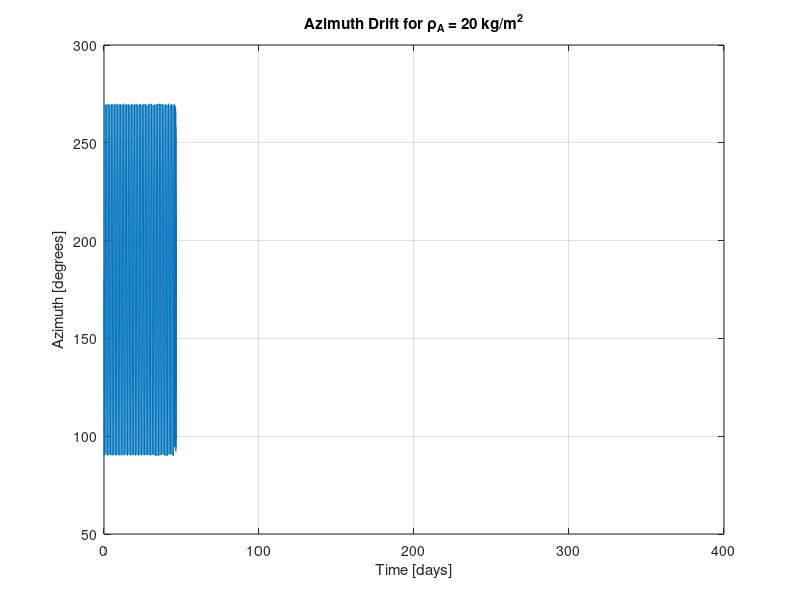

MATLAB code for this plot:
function minimum_area_density

% --- Step 1: 초기 설정 및 정지궤도(GEO) 조건 적용 ---
mu = 398600.4418; % 지구 중력 변수 [km^3/s^2]
dt = 600; % 시간 간격 [s], 1년은 길기 때문에 간격을 늘려줍니다 (예: 10분)

% 정지궤도(GEO) 초기 조건 (이전 답변에서 계산한 값)
r0 = 42164.14;       % 초기 거리 [km]
theta0 = -84.39738 * (pi/180); % 초기 각도 [rad], 애틀랜타 경도
vr0 = 0;             % 초기 레이디얼 속도 [km/s]
omega_geo = 7.2921e-5; % 지구 자전 각속도 [rad/s]
v_theta0 = r0 * omega_geo; % 초기 접선 속도 [km/s]

% 시뮬레이션 시간 설정 (1년)
one_year_in_seconds = 365.25 * 24 * 3600;
sim_time = one_year_in_seconds;
n_steps = ceil(sim_time / dt);

% 변수 초기화
r = r0;
theta = theta0;
delta_r = vr0 * dt;
delta_theta = (v_theta0 / r) * dt;

% 결과 저장을 위한 history 배열 초기화
r_history = zeros(n_steps+1, 1);
theta_history = zeros(n_steps+1, 1);
r_history(1) = r;
theta_history(1) = theta;


% --- Step 2: 태양압 모델 변수 추가 ---
rho_A = 20; % 위성의 면적 밀도 [kg/m^2] (과제의 첫 질문을 풀기 위해 이 값을 바꿔가며 테스트)
alpha_r = 0.5; % 유효 반사율 (가정)
solar_const = 9.08e-9; % 태양압 상수 [kN/m^2] 또는 [km*kg/m^2/s^2]

% 가속도 계산 상수 (단위: km/s^2)
% a_solar = (solar_const * alpha_r) / rho_A; 이 계산은 루프 안에서 수행합니다.
% 1 kN/kg = 1 km/s^2 이므로 단위 변환이 간단합니다.

% 1년에 대한 각속도 (태양의 공전 효과)
omega_yr = 2*pi / one_year_in_seconds; % [rad/s]

% --- Step 3: 메인 루프 수정 ---
for n = 1:n_steps
    % 현재 시간 계산
    t = n * dt;

    % --- 태양압 계산 시작 ---
    a_solar = (solar_const * alpha_r) / rho_A; % 태양압 가속도 크기 [km/s^2]
    
    alpha_sun = omega_yr * t; % 현재 시간에서의 태양의 각도 [rad] (초기 각도 0으로 가정)
    psi = alpha_sun - theta;  % 위성과 태양 사이의 상대 각도 [rad]
    
    a_r = a_solar * cos(psi);     % 레이디얼(radial) 성분 가속도
    a_theta = a_solar * sin(psi); % 접선(tangential) 성분 가속도
    % --- 태양압 계산 종료 ---

    % Position update (기존과 동일)
    r_next = r + delta_r;
    theta_next = theta + delta_theta;
    
    % Delta update (★여기가 핵심 수정 부분★)
    r_mid = r + 0.5*delta_r;
    
    % 기존 업데이트 식에 태양압 가속도 항(a_r) 추가
    delta_r_next = delta_r + (r_mid*(delta_theta^2) - (mu/(r^2))*dt^2 + a_r*dt^2);
    
    % 기존 업데이트 식에 태양압 가속도 항(a_theta) 추가
    delta_theta_next = delta_theta - (2*delta_r*delta_theta / r_mid) + (a_theta/r_mid)*dt^2;

    % Status update (기존과 동일)
    r = r_next;
    theta = theta_next;
    delta_r = delta_r_next;
    delta_theta = delta_theta_next;
    
    % Save (기존과 동일)
    r_history(n+1) = r;
    theta_history(n+1) = theta;
end

% --- Step 4: 결과 분석 - 관측각 계산 ---
% 지상국(ES) 위치 - Van Leer 좌표 (라디안으로 변환)
L_e = 33.7758 * (pi/180); % 지상국 위도
l_e = -84.39738 * (pi/180); % 지상국 경도

% 위성 직하점(SSP) 위치 계산
% 정지궤도이므로 위성 위도 L_s는 항상 0 입니다.
L_s = 0; 
% 위성 경도 l_s는 시뮬레이션의 theta와 같습니다.
l_s_history = theta_history;

% 방위각(Azimuth) 저장을 위한 배열
azimuth_history = zeros(n_steps+1, 1);

for i = 1:(n_steps+1)
    l_s = l_s_history(i);
    
    % 중심각 gamma 계산
    cos_gamma = sin(L_s)*sin(L_e) + cos(L_s)*cos(L_e)*cos(l_s - l_e);
    gamma = acos(cos_gamma);

    % 초기 방위각 alpha 계산
    sin_alpha_num = sin(abs(l_e - l_s)) * cos(L_s);
    sin_alpha = sin_alpha_num / sin(gamma);
    % MATLAB의 asin은 -pi/2 ~ pi/2 범위의 값을 반환하므로 주의
    alpha = asin(sin_alpha);

    % 사분면 판단 및 최종 방위각 Az 계산
    % 위성은 항상 적도(L_s=0)에 있으므로 지상국(북반구)보다 남쪽에 있습니다.
    % 위성 경도(l_s)가 지상국 경도(l_e)보다 크면 동쪽, 작으면 서쪽입니다.
    if l_s > l_e  % 남동쪽 (South & East)
        Az = pi - alpha;
    else % 남서쪽 (South & West)
        Az = pi + alpha;
    end
    azimuth_history(i) = Az * (180/pi); % 결과를 도(degree)로 저장
end

% 1년간의 총 방위각 변화량 계산
initial_azimuth = azimuth_history(1);
final_azimuth = azimuth_history(end);
azimuth_drift = final_azimuth - initial_azimuth;

fprintf('Area Density (rho_A): %.2f kg/m^2\n', rho_A);
fprintf('Initial Azimuth: %.4f degrees\n', initial_azimuth);
fprintf('Final Azimuth: %.4f degrees\n', final_azimuth);
fprintf('Total Azimuth Drift over 1 year: %.4f degrees\n', azimuth_drift);

% 이제 그래프는 궤도 대신 시간-방위각 그래프를 그릴 수 있습니다.
figure;
time_axis = (0:n_steps) * dt / (24 * 3600); % 시간을 일(day) 단위로
plot(time_axis, azimuth_history);
grid on;
xlabel('Time [days]');
ylabel('Azimuth [degrees]');
title(['Azimuth Drift for \rho_A = ', num2str(rho_A), ' kg/m^2']);
